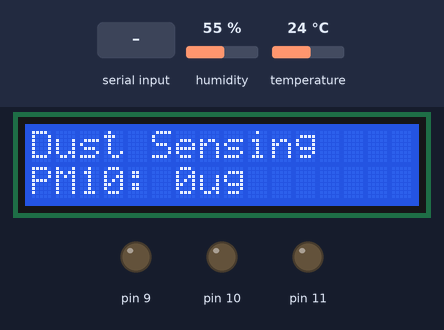
Bench run of a sketch on a simulated Arduino Uno, built with avr-gcc and run on an emulated ATmega328P. Parts: 16×2 character LCD, output pins drawn as LEDs (lit = HIGH). Inputs (shaded band) come from the test bench; at power-on: humidity 55 %, temperature 24 °C. What the sketch prints to the serial monitor is not drawn.

Above: at 1.2 s.
1.3 s: "1\n" received over the second serial link
At 9.9 s:
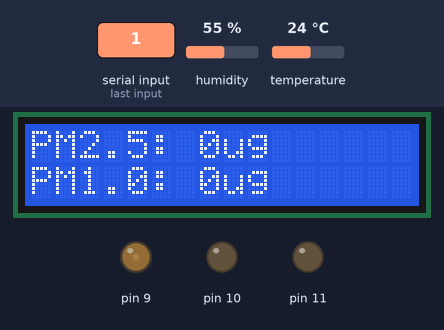
Timing chart, 0 to 11.4 s (numbered marks = the images above; inputs shaded):
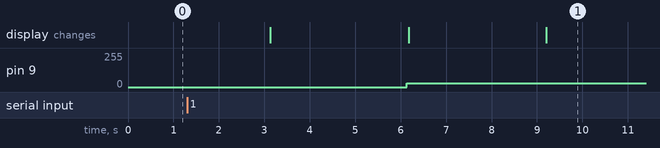

The sketch:

sketch_aug13a.ino
```cpp
#include <Wire.h>
#include <LiquidCrystal_I2C.h>               // LCD 라이브러리 포함
LiquidCrystal_I2C lcd(0x27, 16, 2);
//DHT11 온습도센서 세팅
#include "DHT.h"                // DHT11 라이브러리 포함
#define DHTPIN 8                // DHT11 연결핀
#define DHTTYPE DHT11
DHT dht(DHTPIN, DHTTYPE);
//먼지센서 세팅
#include <SoftwareSerial.h>
SoftwareSerial SerialLCD(2, 3);
long pmcf10 = 0;
long pmcf25 = 0;
long pmcf100 = 0;
long pmat10 = 0;
long pmat25 = 0;
long pmat100 = 0;
char buf[50];

//bluetooth cord
#define BT_RXD 7
#define BT_TXD 6
SoftwareSerial bluetooth(BT_RXD,BT_TXD);


void setup() {
  Serial.begin(9600);        // 시리얼 통신 시작
  SerialLCD.begin(9600);
  lcd.begin();           // 16x2 LCD 선언
}
void loop() {
  //먼지센서 코드
  int count = 0;
  unsigned char c;
  unsigned char high;
  while (SerialLCD.available()) {
    c = SerialLCD.read();           //RX, TX 통신을 통한 값을 c로 저장
    if ((count == 0 && c != 0x42) || (count == 1 && c != 0x4d)) {
      Serial.println("check failed");
      break;
    }
    if (count > 15) {
      Serial.println("complete");
      break;
    }
    else if (count == 4 || count == 6 || count == 8 || count == 10 || count == 12 || count == 14) {
      high = c;
    }
    else if (count == 5) {           //pm1.0의 수치값 계산
      pmcf10 = 256 * high + c;
      Serial.print("CF=1, PM1.0=");
      Serial.print(pmcf10);
      Serial.println(" ug/m3");
    }
    else if (count == 7) {         //pm2.5의 수치값 계산
      pmcf25 = 256 * high + c;
      Serial.print("CF=1, PM2.5=");
      Serial.print(pmcf25);
      Serial.println(" ug/m3");
    }
    else if (count == 9) {         //pm 10의 수치값 계산
      pmcf100 = 256 * high + c;
      Serial.print("CF=1, PM10=");
      Serial.print(pmcf100);
      Serial.println(" ug/m3");
    }
//    else if (count == 11) {
//      pmat10 = 256 * high + c;
//      Serial.print("atmosphere, PM1.0=");
//      Serial.print(pmat10);
//      Serial.println(" ug/m3");
//    }
//    else if (count == 13) {
//      pmat25 = 256 * high + c;
//      Serial.print("atmosphere, PM2.5=");
//      Serial.print(pmat25);
//      Serial.println(" ug/m3");
//    }
//    else if (count == 15) {
//      pmat100 = 256 * high + c;
//      Serial.print("atmosphere, PM10=");
//      Serial.print(pmat100);
//      Serial.println(" ug/m3");
//    }
    count++;
  }
  while (SerialLCD.available()) SerialLCD.read();
  Serial.println();
  //dht11 온습도센서 코드
  int h = dht.readHumidity();     // 습도 값 구하기
  int t = dht.readTemperature();  // 온도 값 구하기
//  Serial.print("Humidity: ");
//  Serial.print(h);
//  Serial.println(" %\t");
//  Serial.print("Temperature: ");
//  Serial.print(t);
//  Serial.println(" C");
  //1602 LCD 모듈 코드
//  lcd.clear();
//  lcd.setCursor(0, 0);
//  lcd.print("H: ");
//  lcd.print(h);
//  lcd.print(" %  ");
//  lcd.print("T: ");
//  lcd.print(t);
//  lcd.print(" C");
//  delay(3000);
  lcd.clear();
  lcd.setCursor(0, 0);
  lcd.print("Dust Sensing");
  lcd.setCursor(0, 1);
  lcd.print("PM10: ");
  lcd.print(pmcf100);
  lcd.print("ug");
  delay(3000);
  lcd.clear();
  lcd.setCursor(0, 0);
  lcd.print("PM2.5: ");
  lcd.print(pmcf25);
  lcd.print("ug");
  lcd.setCursor(0, 1);
  lcd.print("PM1.0: ");
  lcd.print(pmcf10);
  lcd.print("ug");
  delay(3000);

  //RGB LED 모듈 코드
  if (pmcf25 < 35) {                 // 좋음
    analogWrite(9, 30);
    analogWrite(10, 0);
    analogWrite(11, 0);
  }
  if (pmcf25 > 35 & pmcf25 < 75) {    // 나쁨
    analogWrite(9, 0);
    analogWrite(10, 30);
    analogWrite(11, 0);
  }
  if (pmcf25 > 75) {                // 매우나쁨
    analogWrite(9, 0);
    analogWrite(10, 0);
    analogWrite(11, 30);
  }

  if(Serial.available()){
    //bluetooth.write(Serial.read());
    bluetooth.write(pmcf25);
  }

}
```
